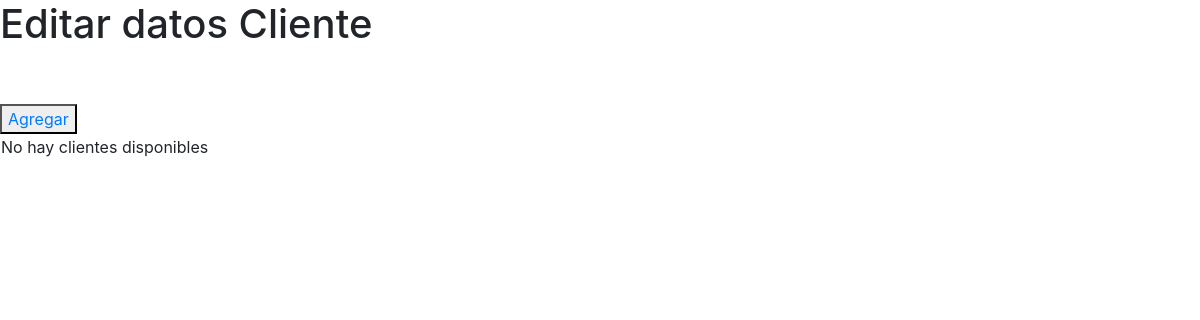
Before: /clientes/crud with the older database file.
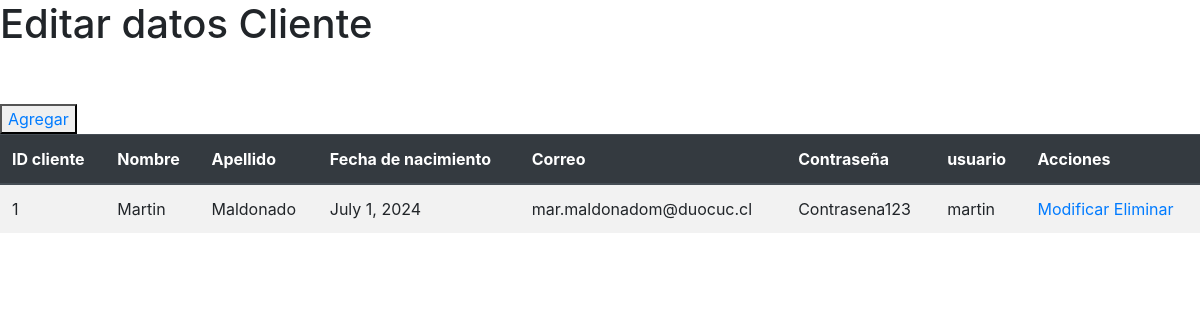
After: the same page with the newer database file.
### clientes/models.py (models this page shows, shortened)
class Cliente(models.Model):
    user   = models.OneToOneField(User, on_delete=models.CASCADE)
    nombre = models.CharField(max_length=100)
    apellido = models.CharField(max_length=100)
    fecha_nacimiento = models.DateField()
    email = models.EmailField()
    password = models.CharField(max_length=100)

### clientes/views.py (the view)
# urls.py: path('crud', views.crud_clientes, name='crud'),
def crud_clientes(request):
    clientes = Cliente.objects.all()
    context = {'clientes' : clientes}
    return render(request, 'clientes/clientes_list.html',context)

### clientes/templates/clientes/clientes_list.html (shortened to what this page needs)
{% load static %}
<!DOCTYPE html>
<html lang="en">
<head>
    <link rel="stylesheet" href="">
    <link rel="stylesheet" href="https://cdn.jsdelivr.net/npm/bootstrap@4.6.2/dist/css/bootstrap.min.css">
</head>
<body>
    <h1>Editar datos Cliente</h1> <br>
    <br>
    <button type="button">
        <a href="{% url 'clientesAdd' %}"> Agregar</a>
    </button>
    <table>
        {% if clientes %}
        <table class="table table-striped">
            <thead class="thead-dark">
                <tr>
                    <th scope="col">ID cliente</th>
                    <th scope="col">Nombre</th>
                    <th scope="col">Apellido</th>
                    <th scope="col">Fecha de nacimiento</th>
                    <th scope="col">Correo</th>
                    <th scope="col">Contraseña</th>
                    <th scope="col">usuario</th>
                    <th scope="col">Acciones</th>
                </tr>
            </thead>
            <tbody>
            {% for x in clientes %}
            <tr>
                <td>{{ x.id }}</td>
                <td>{{ x.nombre }} </td>
                <td>{{ x.apellido }}</td>
                <td>{{ x.fecha_nacimiento }}</td>
                <td>{{ x.email }}</td>
                <td>{{ x.password }}</td>
                <td>{{ x.user }}</td>
                <td>
                    <a href="{% url 'clientes_findEdit' pk=x.id  %}">Modificar</a>
                    <a href="{% url 'clientes_del' pk=x.id  %}">Eliminar</a>
                </td>
            </tr>
            {% endfor %}
        </tbody>
    </table>
        {% else %}
        <tr>
            <td colspan="7">No hay clientes disponibles</td>
        </tr>
        {% endif %}
    </table>
</body>
</html>

Changed rows visible on the page:
added Cliente: id "1", nombre "Martin", apellido "Maldonado", fecha_nacimiento "July 1, 2024", email "mar.maldonadom@duocuc.cl", password "Contrasena123", user "martin"
Other visible differences:
text no longer shown: "No hay clientes disponibles"
text now shown: "ID cliente Nombre Apellido Fecha de nacimiento Correo Contraseña usuario Acciones"
